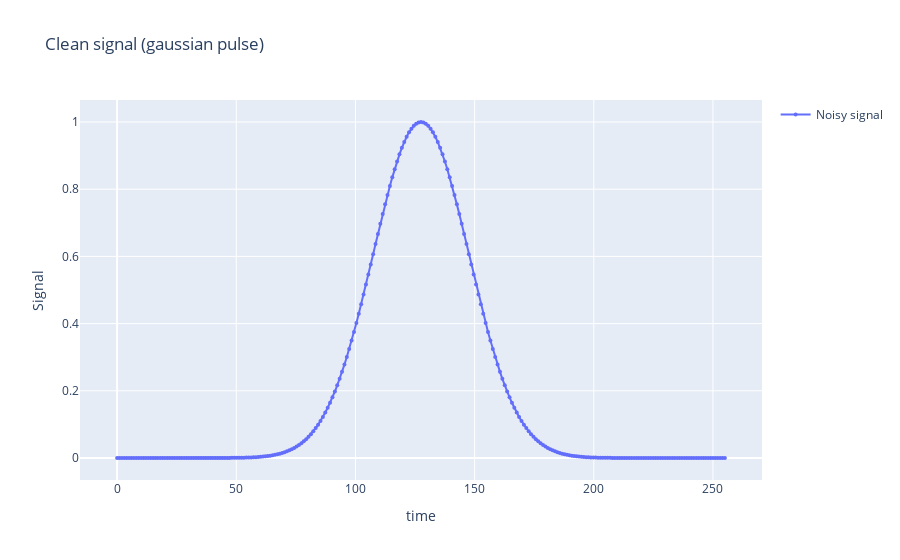
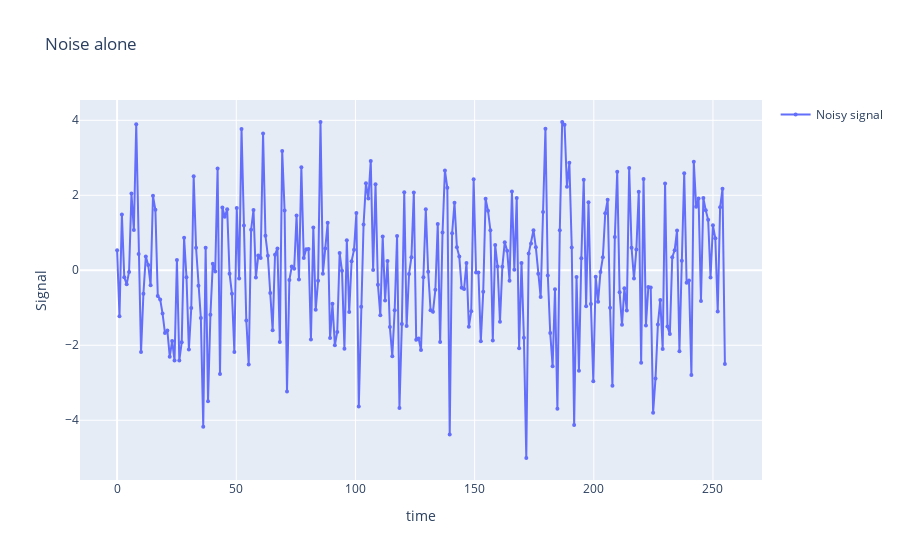
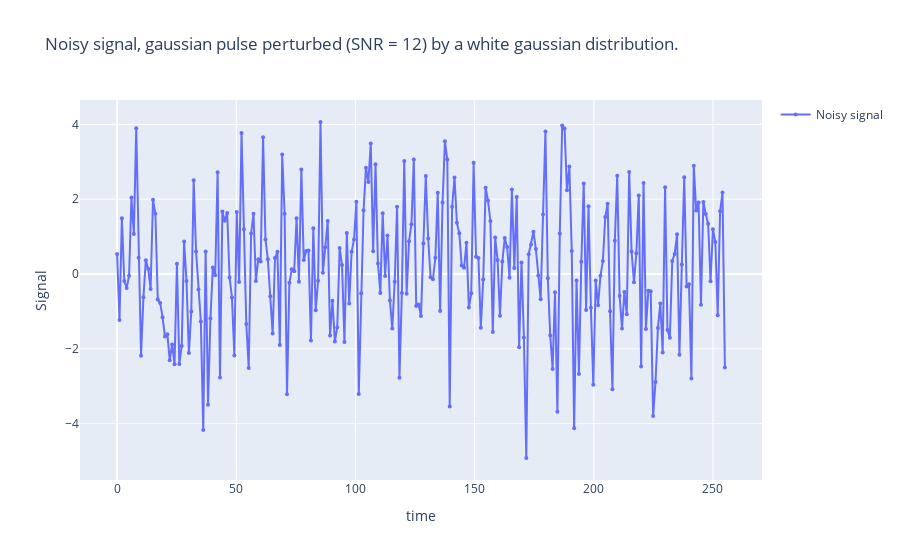
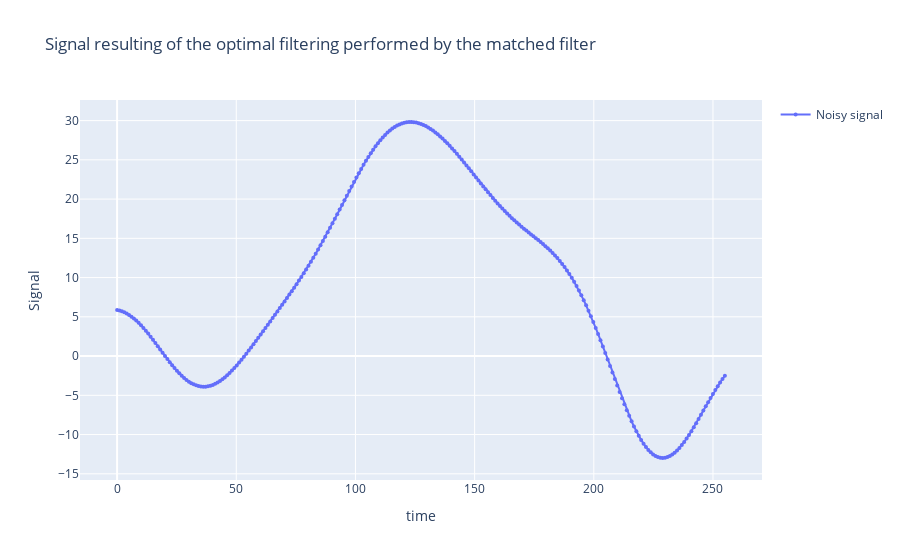

The notebook cell these images were saved under, in order:
### Code cell
# Define run test function

def run():

    # Define gaussian pulse (determinist function)
    pulse_duration = 40
    sigma_s = pulse_duration/2
    mean_s = 0 # The pulse is not located in a specific place, we will be moving around a window to detect it

    # Define gaussian white noise (probabilist distribution)
    #sigma_b = 1 # The standard deviation is computed thanks to the energy of the gaussian pulse to match with the SNR constrain
    mean_b = 0

    # Define amplitude
    a = 1 # x = a * s + b
    SNR = 12 # dB

    # Defines the time vector
    N = 255 # Length of RV X (Number of samples of the signals)
    X = np.linspace(0, N, N)

    # Computes the signals
    s = gaussian_pulse(X, sigma_s)
    noise, x = noisy_pulse(X, SNR, mean_b, sigma_s, N)

    # Print the gaussian pulse
    pulseFig = plot(X, s, "Clean signal (gaussian pulse)", True)
    

    # Print the noise alone and then the noisy signal
    noiseFig = plot( X, noise, "Noise alone", True)
    noisyFig = plot(X, x, "Noisy signal, gaussian pulse perturbed (SNR = 12) by a white gaussian distribution.", True)

    # Apply the match filter
    detection = sp.signal.correlate(s, x, "same", "fft")

    # Print the resulting detection
    detectFig = plot(X, detection, "Signal resulting of the optimal filtering performed by the matched filter", True)

# Execute run test function

if __name__=="__main__":
    run()

### Figure 1 — Plotly figure (JSON) as saved in the notebook; plotly's stock layout.template omitted (floating-point values rounded to 4 significant figures; data arrays with more than 128 entries replaced by an {"elided": "..."} marker saying what was removed)
{"data": [{"marker": {"size": 4}, "mode": "markers+lines", "name": "Noisy signal", "type": "scatter", "x": {"elided": "255 float values"}, "y": {"elided": "255 float values"}}], "layout": {"showlegend": true, "title": {"text": "Clean signal (gaussian pulse)"}, "xaxis": {"title": {"text": "time"}}, "yaxis": {"title": {"text": "Signal"}}}}

### Figure 2 — Plotly figure (JSON) as saved in the notebook; plotly's stock layout.template omitted (floating-point values rounded to 4 significant figures; data arrays with more than 128 entries replaced by an {"elided": "..."} marker saying what was removed)
{"data": [{"marker": {"size": 4}, "mode": "markers+lines", "name": "Noisy signal", "type": "scatter", "x": {"elided": "255 float values"}, "y": {"elided": "255 float values"}}], "layout": {"showlegend": true, "title": {"text": "Noise alone"}, "xaxis": {"title": {"text": "time"}}, "yaxis": {"title": {"text": "Signal"}}}}

### Figure 3 — Plotly figure (JSON) as saved in the notebook; plotly's stock layout.template omitted (floating-point values rounded to 4 significant figures; data arrays with more than 128 entries replaced by an {"elided": "..."} marker saying what was removed)
{"data": [{"marker": {"size": 4}, "mode": "markers+lines", "name": "Noisy signal", "type": "scatter", "x": {"elided": "255 float values"}, "y": {"elided": "255 float values"}}], "layout": {"showlegend": true, "title": {"text": "Noisy signal, gaussian pulse perturbed (SNR = 12) by a white gaussian distribution."}, "xaxis": {"title": {"text": "time"}}, "yaxis": {"title": {"text": "Signal"}}}}

### Figure 4 — Plotly figure (JSON) as saved in the notebook; plotly's stock layout.template omitted (floating-point values rounded to 4 significant figures; data arrays with more than 128 entries replaced by an {"elided": "..."} marker saying what was removed)
{"data": [{"marker": {"size": 4}, "mode": "markers+lines", "name": "Noisy signal", "type": "scatter", "x": {"elided": "255 float values"}, "y": {"elided": "255 float values"}}], "layout": {"showlegend": true, "title": {"text": "Signal resulting of the optimal filtering performed by the matched filter"}, "xaxis": {"title": {"text": "time"}}, "yaxis": {"title": {"text": "Signal"}}}}
